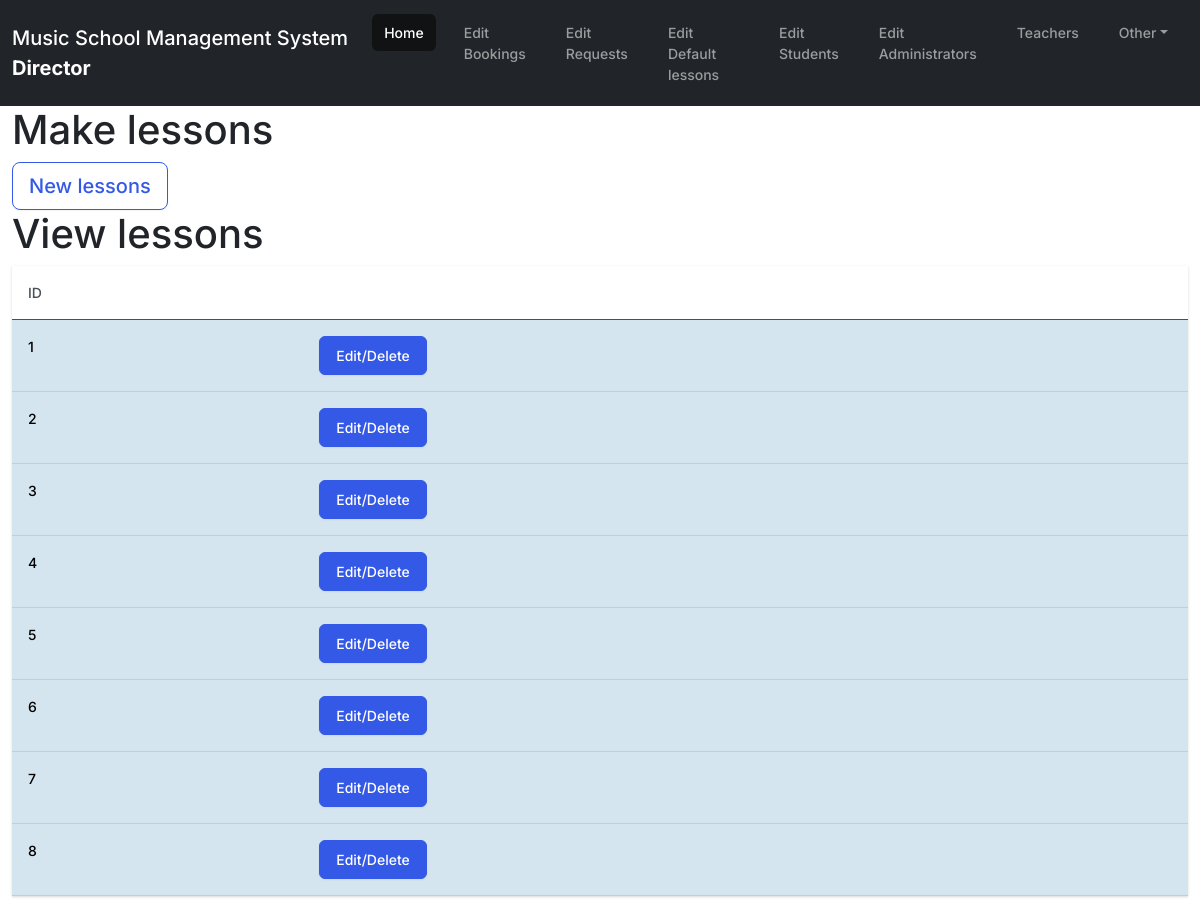
/lessons/director/home/LessonShowPage/1/ (signed in), run on the app's committed database.
### lessons/models.py (models this page shows)
class Lesson(models.Model):
    name = models.CharField(max_length=50, null=True)
    lesson_price = models.FloatField()
    duration = models.IntegerField()
    description = models.CharField(max_length=500, null=True)
    objects = models.Manager()
    CHOICE_LESSON_DURATION = (
        (3, 60),
        (1, 30),
        (2, 45),
    )

### lessons/views/directorViews.py (the view)
@login_required
def LessonShowPage(request,Logged_ID,):
    return(ShowRender( request,Logged_ID,models.Lesson,"lessons",'LessonFormPage'))

### lessons/views/directorViews.py (called while the page is built)
@login_required
def ShowRender( request,Logged_ID,inputdatabase,pagetype,url):
    data ={
        "URL" :url,
        "text" : pagetype,
        'Logged_ID' : Logged_ID,
        "database":inputdatabase.objects.filter(),
        "value":0
    }
    return render(request,'directorSeeData.html',data)

### lessons/templates/directorSeeData.html
{% extends 'directorBase.html' %}
{% block body  %}
<h1> Make {{text}} </h1>
<a href="{% url URL Logged_ID value %}" class="btn btn-lg btn-outline-primary">New {{text}}</button></a>
<h1>View {{text}}</h1>
<table class="table table-hover">
    <thead>
      <tr>
        <th scope="col">ID</th>
        <th scope="col"></th>
      </tr>
    </thead>
    <tbody>
      {% for data in database%}
        <tr class="table-info">
            <th scope="row">{{data.id}}</th>
            <td><a href="{% url URL Logged_ID data.id %}" class = "btn btn-primary">Edit/Delete</a> </a></td>
          </tr>
    {%endfor%}
{% endblock body  %}

### data on the page
Lesson: id "1"
Lesson: id "2"
Lesson: id "3"
Lesson: id "4"
Lesson: id "5"
Lesson: id "6"
Lesson: id "7"
Lesson: id "8"

### other printed values
{{ text }} "lessons"
